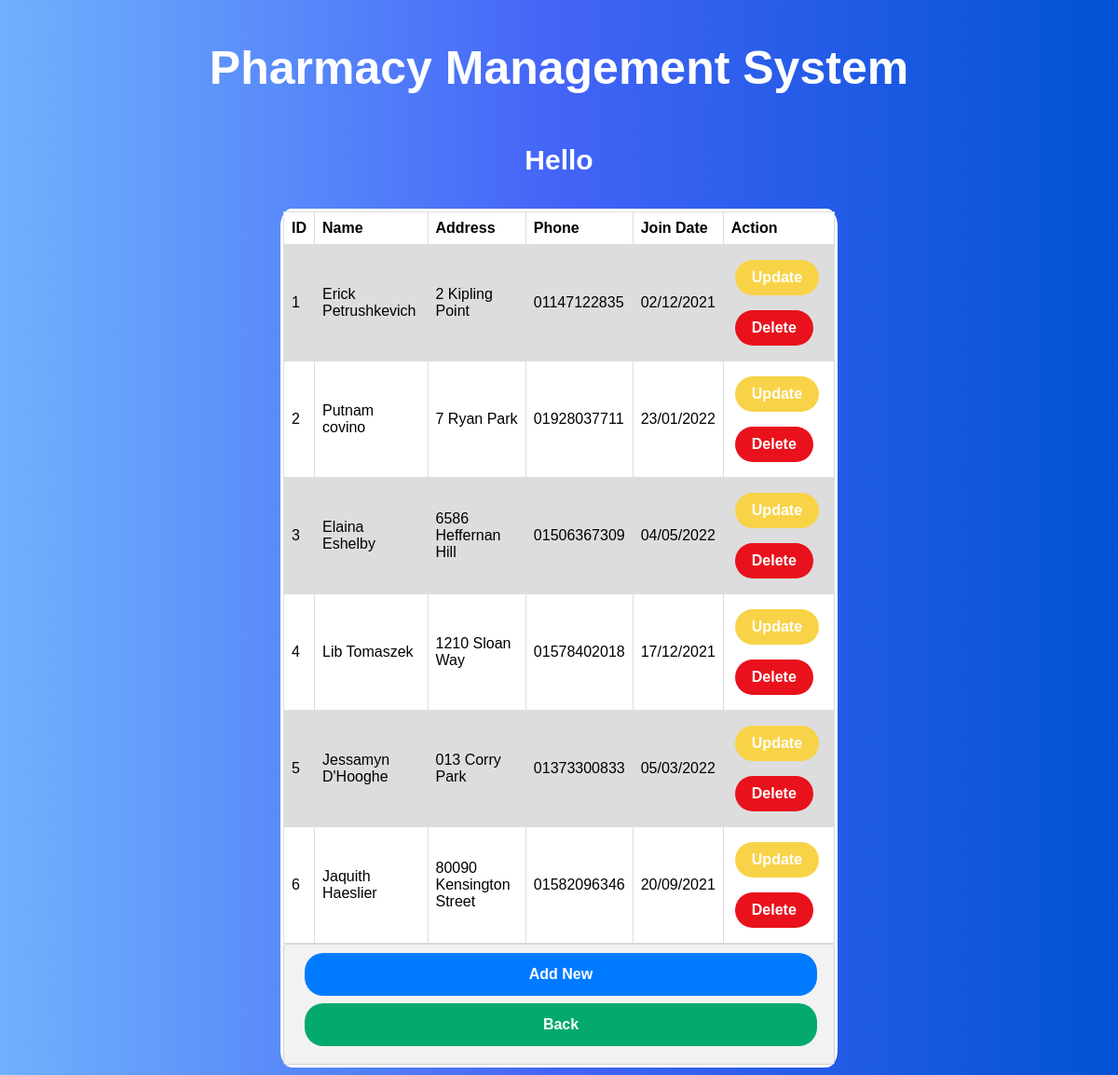
The page /view/managePharmacist.php on the database its author committed.
### tables this page shows
CREATE TABLE `pharmacist` (
  `id` int(10) NOT NULL,
  `name` varchar(50) NOT NULL,
  `address` varchar(50) NOT NULL,
  `join_date` varchar(50) NOT NULL,
  `phone` varchar(15) NOT NULL
);

### model/pharmachist.php (called while the page is built, shortened)
<?php
    function getAllPharmacist(){
        $conn = getConnection();
        $sql = "select * from pharmacist";
        $result = mysqli_query($conn, $sql);
        if($result){
            return $result;
        }else{
            return false;
        }
    }
?>

### view/managePharmacist.php (the view)
<?php
    include('header.php');
    require_once('../model/pharmachist.php');
    $result=getAllPharmacist();
?>
<div class="form-container">
<div class= "form">
<div class="sub-container">
<table>
  <tr>
    <th>ID</th>
    <th>Name</th>
    <th>Address</th>
    <th>Phone</th>
    <th>Join Date</th>
    <th>Action</th>
  </tr>
    <?php
    $id=1;
        while($row=mysqli_fetch_assoc($result)){
            echo "<tr>";
            echo "<td>".$id."</td>";
            echo "<td>".$row['name']."</td>";
            echo "<td>".$row['address']."</td>";
            echo "<td>".$row['phone']."</td>";
            echo "<td>".$row['join_date']."</td>";
            ?>
            <td><a  href="updatePharmacist.php?id=<?php echo $row['id']; ?>"><button class="btn-warning">Update</button></a>
            <a href="../controller/delete.php?id=<?php echo $row['id']; ?>"><button class='btn-danger'>Delete</button></a></td>
            <?php
            echo "</tr>";
            $id++;
        }
    ?>
</table>
<div class="container">
<button class="btn-primary"><a href="addPharmacist.php">Add New</a></button>
<button class="btn-success"><a href="dashboard.php">Back</a></button>
</div>
</div>
</div>
</div>
</body>
</html>

### view/header.php (shortened to what this page needs)
<!DOCTYPE html>
<html lang="en">
<head>
    <link rel="stylesheet" href="../assets/style.css">
</head>
<body>
<div class="parrent-container">
<h1 class= "main-header">Pharmacy Management System </h1>
<h2 class="sub-header">Hello <?php echo  $_SESSION['user']['name'] ?></h2>

### assets/style.css (style rules this page uses)
body { font-family: Arial, Helvetica, sans-serif; background: #0052d4; background: -webkit-linear-gradient( to right, #6fb1fc, #4364f7, #0052d4 ); background: linear-gradient( to right, #6fb1fc, #4364f7, #0052d4 ); }
.form-container { display: flex; align-items: center; justify-content: center; }
.form-container .form { background-color: #ffffff; border: 3px solid #ffffff; border-radius: 2%; width: 50%; }
button { color: white; margin: 8px 16px; border: none; cursor: pointer; width: 100%; }
button { padding: 10px 16px; border: none; color: white; text-align: center; text-decoration: none; display: inline-block; font-size: 16px; font-weight: bold; margin: 4px 2px; cursor: pointer; border-radius: 20px; }
.left-container a, .sub-container a { border: none; color: white; text-align: center; text-decoration: none; display: inline-block; font-size: 16px; font-weight: bold; margin: 4px 2px; cursor: pointer; border-radius: 20px; }
.btn-primary { background-color: #007bff; border-color: #007bff; }
.btn-success { background-color: #04aa6d; border-color: #04aa6d; }
.btn-danger { background-color: #e9111c; border-color: #e9111c; }
.btn-warning { background-color: #f8d347; border-color: #f8d347; }
.container { padding: 16px; }
.main-header { text-align: center; font-size: 50px; color: #ffffff; font-weight: bold; padding: 10px; }
.sub-header { text-align: center; font-size: 30px; color: white; font-weight: bold; padding: 10px; }
table { font-family: arial, sans-serif; border-collapse: collapse; width: 100%; background-color: #ffffff; padding: 10px; }
td, th { border: 1px solid #dddddd; text-align: left; padding: 8px; }
tr:nth-child(even) { background-color: #dddddd; }
.container { background-color: #f2f2f2; padding: 5px 20px 15px 20px; border: 1px solid lightgrey; border-radius: 3px; }

### rows shown on the page
pharmacist: name "Erick Petrushkevich", address "2 Kipling Point", phone "01147122835", join_date "02/12/2021"
pharmacist: name "Putnam covino", address "7 Ryan Park", phone "01928037711", join_date "23/01/2022"
pharmacist: name "Elaina Eshelby", address "6586 Heffernan Hill", phone "01506367309", join_date "04/05/2022"
pharmacist: name "Lib Tomaszek", address "1210 Sloan Way", phone "01578402018", join_date "17/12/2021"
pharmacist: name "Jessamyn D'Hooghe", address "013 Corry Park", phone "01373300833", join_date "05/03/2022"
pharmacist: name "Jaquith Haeslier", address "80090 Kensington Street", phone "01582096346", join_date "20/09/2021"
